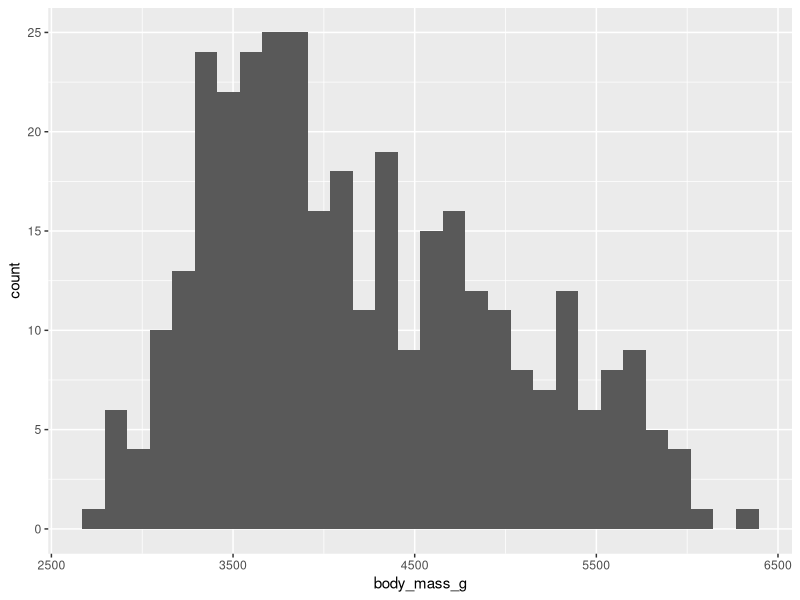
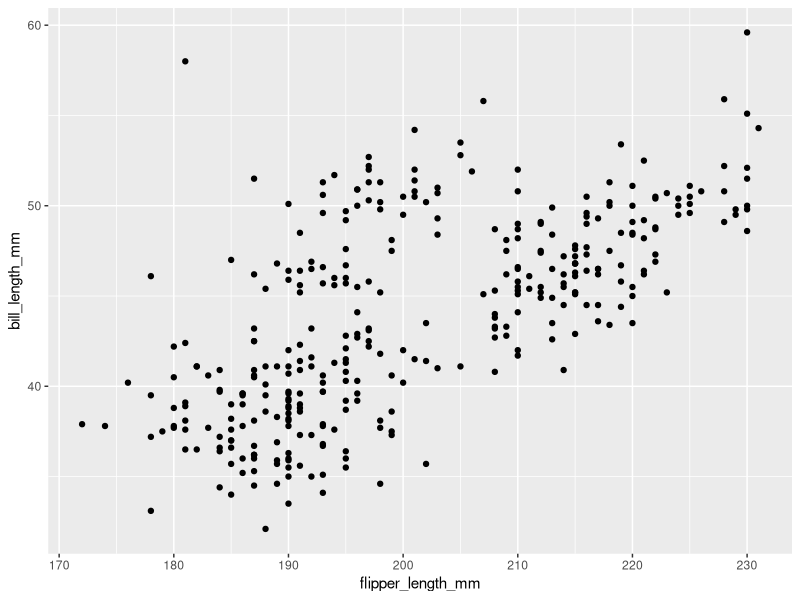

The R script that drew these images, in order:
## ---- chunk 1
knitr::opts_chunk$set(echo = FALSE, fig_crop = FALSE)
## ---- chunk 2
library(palmerpenguins)
library(tidyverse)
## ---- chunk 3
head(penguins)
## ---- chunk 4
# I used ggplot2 to make the answer key.
# If you used base R, that's fine! The plots will just look a little bit different but should be showing the same data
ggplot(penguins, aes(body_mass_g)) +
  geom_histogram()
## ---- chunk 5
penguins %>% summarize(mean_body_mass = mean(body_mass_g, na.rm = TRUE),
                       sd_body_mass = sd(body_mass_g, na.rm = TRUE))
## ---- chunk 6
ggplot(penguins, aes(flipper_length_mm, bill_length_mm)) +
  geom_point()
## ---- chunk 7
penguins %>% 
  summarise(mean_flipper_length = mean(flipper_length_mm, na.rm = TRUE),
        sd_flipper_length = sd(flipper_length_mm, na.rm = TRUE),
        mean_bill_length = mean(bill_length_mm, na.rm = TRUE),
        sd_bill_length = sd(bill_length_mm, na.rm = TRUE))
